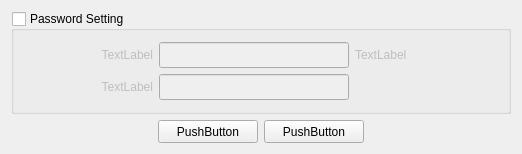
<?xml version="1.0" encoding="UTF-8"?>
<ui version="4.0">
 <class>AngKAdvanceSetting</class>
 <widget class="QWidget" name="AngKAdvanceSetting">
  <property name="geometry">
   <rect>
    <x>0</x>
    <y>0</y>
    <width>517</width>
    <height>144</height>
   </rect>
  </property>
  <property name="windowTitle">
   <string>AngKAdvanceSetting</string>
  </property>
  <layout class="QHBoxLayout" name="horizontalLayout">
   <property name="spacing">
    <number>0</number>
   </property>
   <property name="leftMargin">
    <number>0</number>
   </property>
   <property name="topMargin">
    <number>0</number>
   </property>
   <property name="rightMargin">
    <number>0</number>
   </property>
   <property name="bottomMargin">
    <number>0</number>
   </property>
   <item>
    <widget class="QWidget" name="backgroundWidget" native="true">
     <layout class="QVBoxLayout" name="verticalLayout_2">
      <item>
       <widget class="QGroupBox" name="groupBox">
        <property name="focusPolicy">
         <enum>Qt::NoFocus</enum>
        </property>
        <property name="title">
         <string>Password Setting</string>
        </property>
        <property name="checkable">
         <bool>true</bool>
        </property>
        <property name="checked">
         <bool>false</bool>
        </property>
        <layout class="QVBoxLayout" name="verticalLayout">
         <item>
          <layout class="QHBoxLayout" name="horizontalLayout_19">
           <property name="leftMargin">
            <number>7</number>
           </property>
           <item>
            <widget class="QLabel" name="pwdLabel">
             <property name="minimumSize">
              <size>
               <width>121</width>
               <height>15</height>
              </size>
             </property>
             <property name="maximumSize">
              <size>
               <width>121</width>
               <height>15</height>
              </size>
             </property>
             <property name="text">
              <string>TextLabel</string>
             </property>
             <property name="alignment">
              <set>Qt::AlignRight|Qt::AlignTrailing|Qt::AlignVCenter</set>
             </property>
            </widget>
           </item>
           <item>
            <widget class="QLineEdit" name="pwdEdit">
             <property name="minimumSize">
              <size>
               <width>190</width>
               <height>26</height>
              </size>
             </property>
             <property name="maximumSize">
              <size>
               <width>190</width>
               <height>26</height>
              </size>
             </property>
             <property name="echoMode">
              <enum>QLineEdit::Password</enum>
             </property>
            </widget>
           </item>
           <item>
            <widget class="QLabel" name="pwdTip">
             <property name="minimumSize">
              <size>
               <width>142</width>
               <height>15</height>
              </size>
             </property>
             <property name="maximumSize">
              <size>
               <width>142</width>
               <height>15</height>
              </size>
             </property>
             <property name="text">
              <string>TextLabel</string>
             </property>
            </widget>
           </item>
           <item>
            <spacer name="horizontalSpacer_9">
             <property name="orientation">
              <enum>Qt::Horizontal</enum>
             </property>
             <property name="sizeHint" stdset="0">
              <size>
               <width>40</width>
               <height>20</height>
              </size>
             </property>
            </spacer>
           </item>
          </layout>
         </item>
         <item>
          <layout class="QHBoxLayout" name="horizontalLayout_20">
           <property name="leftMargin">
            <number>7</number>
           </property>
           <item>
            <widget class="QLabel" name="confirmPwdLabel">
             <property name="minimumSize">
              <size>
               <width>121</width>
               <height>15</height>
              </size>
             </property>
             <property name="maximumSize">
              <size>
               <width>121</width>
               <height>15</height>
              </size>
             </property>
             <property name="text">
              <string>TextLabel</string>
             </property>
             <property name="alignment">
              <set>Qt::AlignRight|Qt::AlignTrailing|Qt::AlignVCenter</set>
             </property>
            </widget>
           </item>
           <item>
            <widget class="QLineEdit" name="confirmPwdEdit">
             <property name="minimumSize">
              <size>
               <width>190</width>
               <height>26</height>
              </size>
             </property>
             <property name="maximumSize">
              <size>
               <width>190</width>
               <height>26</height>
              </size>
             </property>
             <property name="echoMode">
              <enum>QLineEdit::Password</enum>
             </property>
            </widget>
           </item>
           <item>
            <spacer name="horizontalSpacer_10">
             <property name="orientation">
              <enum>Qt::Horizontal</enum>
             </property>
             <property name="sizeHint" stdset="0">
              <size>
               <width>40</width>
               <height>20</height>
              </size>
             </property>
            </spacer>
           </item>
          </layout>
         </item>
        </layout>
       </widget>
      </item>
      <item>
       <layout class="QHBoxLayout" name="horizontalLayout_6">
        <item>
         <spacer name="horizontalSpacer_3">
          <property name="orientation">
           <enum>Qt::Horizontal</enum>
          </property>
          <property name="sizeHint" stdset="0">
           <size>
            <width>40</width>
            <height>20</height>
           </size>
          </property>
         </spacer>
        </item>
        <item>
         <widget class="QPushButton" name="okButton">
          <property name="minimumSize">
           <size>
            <width>100</width>
            <height>23</height>
           </size>
          </property>
          <property name="maximumSize">
           <size>
            <width>100</width>
            <height>23</height>
           </size>
          </property>
          <property name="focusPolicy">
           <enum>Qt::NoFocus</enum>
          </property>
          <property name="text">
           <string>PushButton</string>
          </property>
         </widget>
        </item>
        <item>
         <widget class="QPushButton" name="cancelButton">
          <property name="minimumSize">
           <size>
            <width>100</width>
            <height>23</height>
           </size>
          </property>
          <property name="maximumSize">
           <size>
            <width>100</width>
            <height>23</height>
           </size>
          </property>
          <property name="focusPolicy">
           <enum>Qt::NoFocus</enum>
          </property>
          <property name="text">
           <string>PushButton</string>
          </property>
         </widget>
        </item>
        <item>
         <spacer name="horizontalSpacer_4">
          <property name="orientation">
           <enum>Qt::Horizontal</enum>
          </property>
          <property name="sizeHint" stdset="0">
           <size>
            <width>40</width>
            <height>20</height>
           </size>
          </property>
         </spacer>
        </item>
       </layout>
      </item>
     </layout>
    </widget>
   </item>
  </layout>
 </widget>
 <layoutdefault spacing="6" margin="11"/>
 <resources/>
 <connections/>
</ui>
